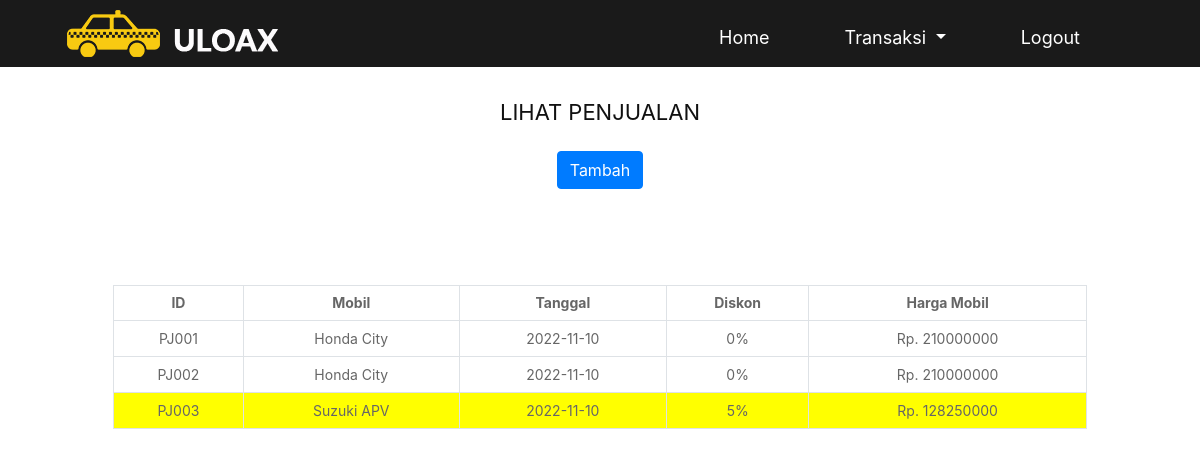
Screenshot of /read_penjualan.php with the database file from the repository.
### tables this page shows
CREATE TABLE `penjualan` (
  `id_penjualan` varchar(5) NOT NULL,
  `id_Mobil` varchar(5) NOT NULL,
  `tanggal_penjualan` date NOT NULL,
  `diskon_penjualan` int(11) NOT NULL,
  `harga_penjualan` int(11) NOT NULL
);

CREATE TABLE `mobil` (
  `id_Mobil` varchar(5) NOT NULL,
  `id_jenis_Mobil` varchar(5) NOT NULL,
  `nama_Mobil` varchar(50) NOT NULL,
  `stok_Mobil` int(11) NOT NULL,
  `harga_Mobil` int(11) NOT NULL
);

### read_penjualan.php (the view, shortened to what this page needs)
<!DOCTYPE html>
<html lang="en">
<head>
<link rel="stylesheet" type="text/css" href="css/bootstrap.min.css">
<link rel="stylesheet" type="text/css" href="css/style.css">
<link rel="stylesheet" href="css/responsive.css">
<link rel="stylesheet" href="css/jquery.mCustomScrollbar.min.css">
<link rel="stylesheet" href="https://netdna.bootstrapcdn.com/font-awesome/4.0.3/css/font-awesome.css">
<link rel="stylesheet" href="css/owl.carousel.min.css">
<link rel="stylesheet" href="css/owl.theme.default.min.css">
<link rel="stylesheet" href="https://cdnjs.cloudflare.com/ajax/libs/fancybox/2.1.5/jquery.fancybox.min.css" media="screen">
</head>
<body>
  <?php
      function cekDiskon ($disc)
      {
          if ($disc == 5)
          {
              echo "diskon5";
          }
          else if ($disc == 10)
          {
              echo "diskon10";
          }
      }
  ?>
</head>
<body>
    <div id="index.html" class="header_section">
        <div class="container">
            <div class="row">
                <div class="col-sm-6 col-lg-3">
                    <div class="logo"><a href="index.html"><img src="images/logo.png"></a></div>
                </div>
                <div class="col-sm-6 col-lg-9">
                    <div class="menu_text">
                        <ul>
                            <li><a href="index_Kasir.html">Home</a></li>
                            <li class="dropdown">
                              <a class="dropdown-toggle" data-toggle="dropdown" href="#">Transaksi
                              <span class="caret"></span></a>
                            </li>
                            <li><a href="logout.php">Logout</a></li>
                </div>
                    </div>
            </div>
        </div>
    </div>
    <main>
    <div class="page-section">
      <div class="container">
        <header class="col-12 text-center tm-bg-white-transparent p-5 tes">
            <br> <br>
          <h2 class="text-uppercase mb-3 tm-app-feature-header">Lihat Penjualan</h2>
          <button class="btn btn-primary" type="submit" name="submit" onClick='top.location="tambah_penjualan.php"' value="insert" >Tambah</button>
          <br><br><br><br>
          <div class="card-body">
              <table class="table table-sm table-bordered table-hover">
                  <tr>
                    <th>ID</th>
                    <th>Mobil</th>
                    <th>Tanggal</th>
                    <th>Diskon</th>
                    <th>Harga Mobil</th>
                  </tr>
                    <?php
                    include 'koneksi.php';
                    $query = "SELECT penjualan.id_penjualan, mobil.nama_Mobil, penjualan.tanggal_penjualan, penjualan.diskon_penjualan, penjualan.harga_penjualan FROM penjualan INNER JOIN mobil ON penjualan.id_Mobil = mobil.id_Mobil";
                    $view = mysqli_query($con, $query);
                    while ($row = mysqli_fetch_array($view)) {
                        $id = $row['id_penjualan'];
                        $nama = $row['nama_Mobil'];
                        $tanggal = $row['tanggal_penjualan'];
                        $diskon = $row['diskon_penjualan'];
                        $harga = $row['harga_penjualan'];
                    ?>
                        <tr class="<?php cekDiskon($diskon) ?>">
                            <td><?php echo $id; ?></td>
                            <td><?php echo $nama; ?></td>
                            <td><?php echo $tanggal; ?></td>
                            <td><?php echo $diskon."%"; ?></td>
                            <td><?php echo "Rp. ".$harga; ?></td>
                        </tr>
                    <?php } ?>
                </table>
            </div>
      </header>
      </div>
    </div>
  </main>
</body>
</html>

### css/style.css (style rules this page uses)
* { box-sizing: border-box !important; transition: ease all 0.5s; }
html { scroll-behavior: smooth; }
body { color: #666666; font-size: 14px; font-family:Times New Rom...; line-height: 1.80857; font-weight: normal; overflow-x: hidden; }
a { color: #1f1f1f; text-decoration: none !important; outline: none !important; -webkit-transition: all .3s ease-in-out; -moz-transition: all .3s ease-in-out; -ms-transition: all .3s ease-in-out; -o-transition: all .3s ease-in-out; transition: all .3s ease-in-out; }
h1, h2, h3, h4, h5, h6 { letter-spacing: 0; font-weight: normal; position: relative; padding: 0 0 10px 0; font-weight: normal; line-height: normal; color: #111111; margin: 0 }
h2 { font-size: 22px }
*, *::after, *::before { -webkit-box-sizing: border-box; -moz-box-sizing: border-box; box-sizing: border-box; }
ul, li, ol { margin: 0px; padding: 0px; list-style: none; }
a { color: #222222; text-decoration: none; outline: none !important; }
a, .btn { text-decoration: none !important; outline: none !important; -webkit-transition: all .3s ease-in-out; -moz-transition: all .3s ease-in-out; -ms-transition: all .3s ease-in-out; -o-transition: all .3s ease-in-out; transition: all .3s ease-in-out; }
img { max-width: 100%; height: auto; }
button { border: 0; margin: 0; padding: 0; cursor: pointer; }
.header_section { width: 100%; float: left; background-color: #1a1a1a; height: auto; padding-top: 10px; padding-bottom: 10px; position: fixed; z-index: 01; }
.logo { width: 100%; float: left; text-align: center; }
.menu_text { float: right; width: auto; }
.menu_text ul { margin: 0px; padding: 0px; }
.menu_text li { float: left; padding-right: 75px; font-size: 18px; color: #ffffff; padding-top: 12px; }
.menu_text li a { color: #ffffff; }

### read_penjualan.php (style rules this page uses)
.diskon5 { background-color: #FFFF00; }

### rows the page displays
penjualan: id_penjualan "PJ001", id_Mobil.nama_Mobil "Honda City", tanggal_penjualan "2022-11-10", diskon_penjualan "0", harga_penjualan "210000000"
penjualan: id_penjualan "PJ002", id_Mobil.nama_Mobil "Honda City", tanggal_penjualan "2022-11-10", diskon_penjualan "0", harga_penjualan "210000000"
penjualan: id_penjualan "PJ003", id_Mobil.nama_Mobil "Suzuki APV", tanggal_penjualan "2022-11-10", diskon_penjualan "5", harga_penjualan "128250000"
